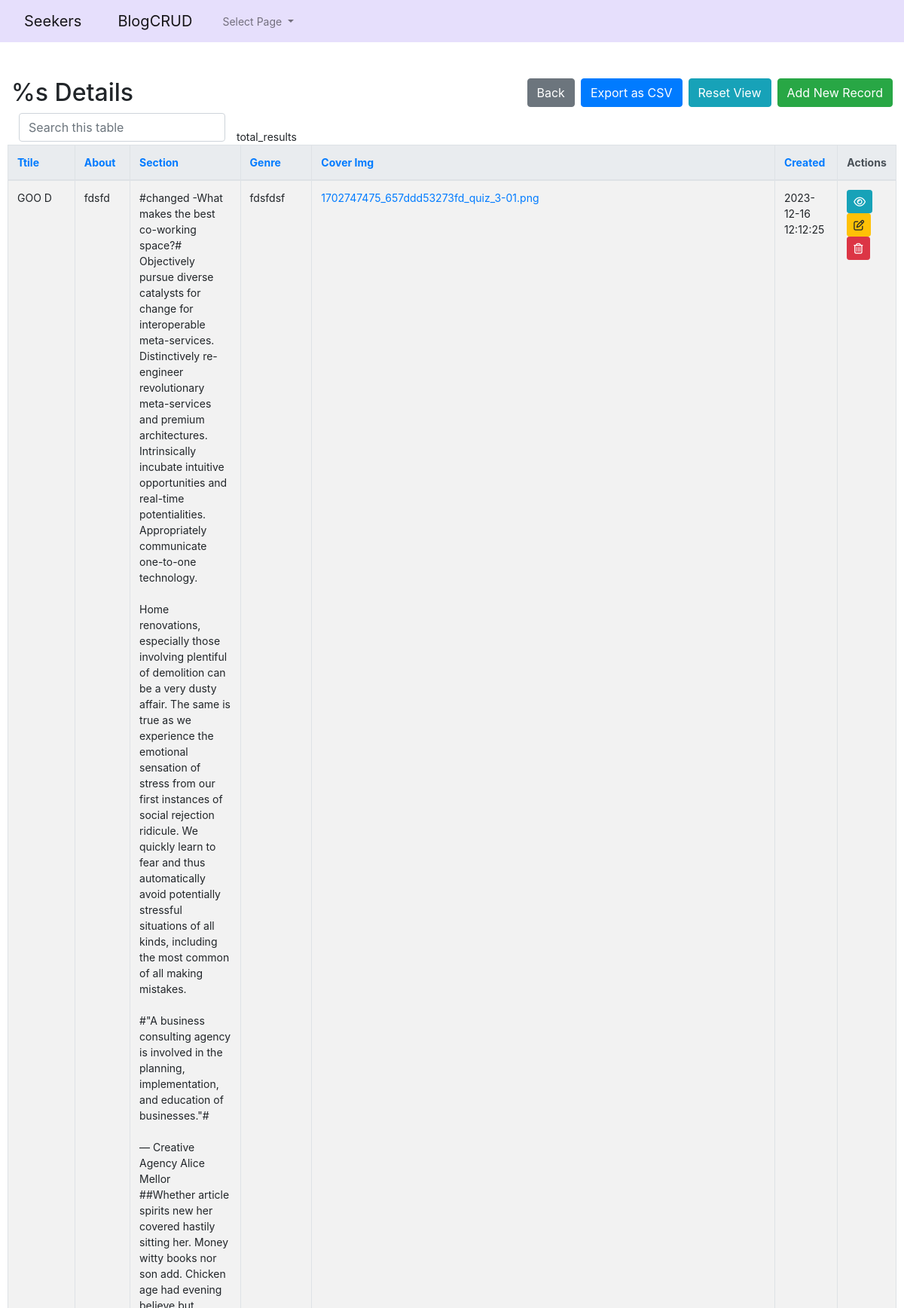
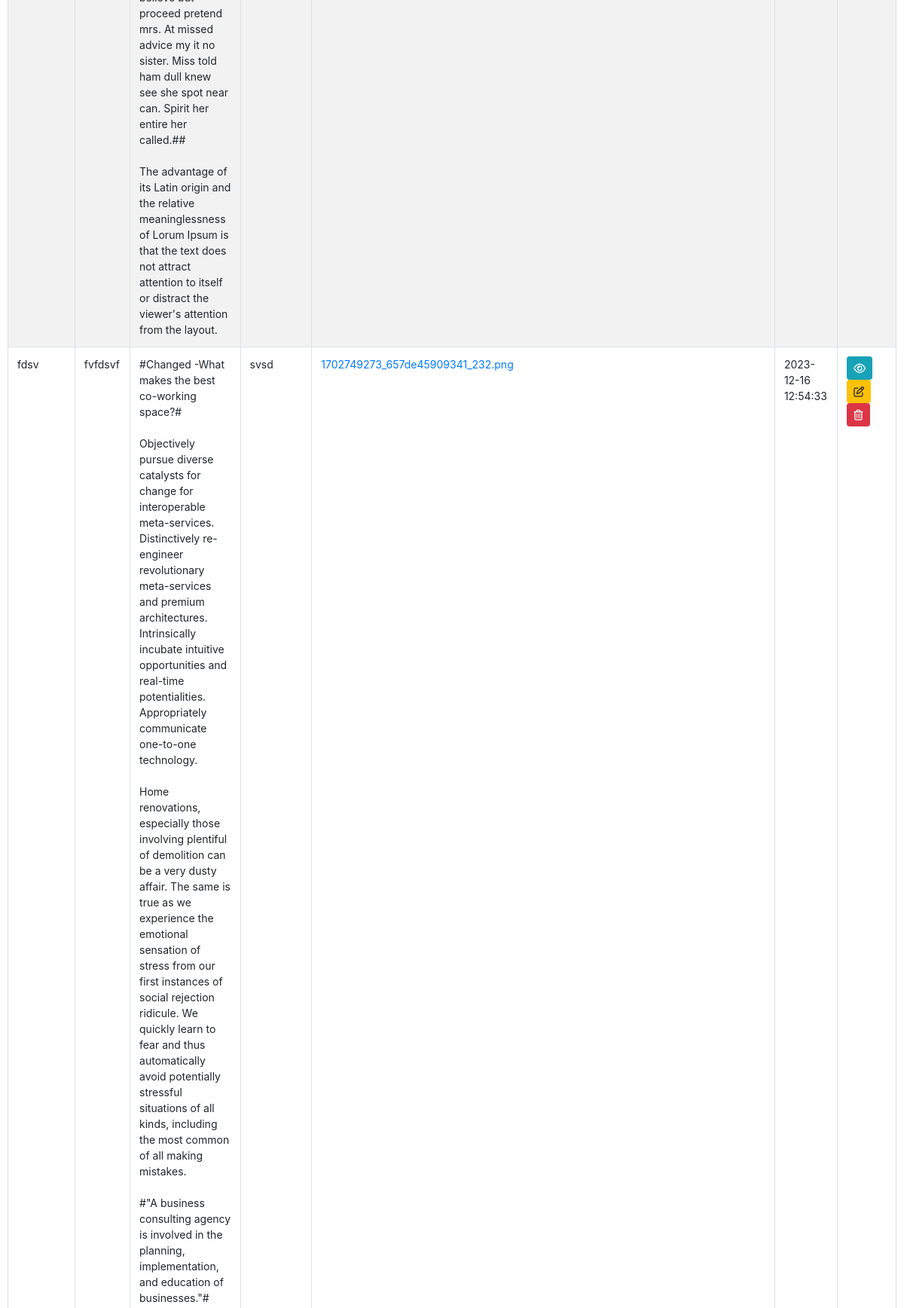
The app's page /user/blog/blogCRUD/blogs-index.php (signed in, upper part) with its own data (2 pictures, top to bottom).
### tables this page shows
CREATE TABLE `blogs` (
  `blog_id` bigint(20) UNSIGNED NOT NULL,
  `blog_title` varchar(255) NOT NULL,
  `blog_tagline` varchar(255) DEFAULT NULL,
  `blog_text` varchar(2000) NOT NULL,
  `blog_genre` varchar(255) NOT NULL,
  `blog_cover` varchar(255) DEFAULT NULL,
  `user_id` bigint(20) UNSIGNED NOT NULL,
  `created_at` timestamp NULL DEFAULT NULL,
  `updated_at` timestamp NULL DEFAULT NULL
);

### user/blog/blogCRUD/config.php (called while the page is built, shortened)
<?php
$no_of_records_per_page = '10';
?>

### user/blog/blogCRUD/config-tables-columns.php (called while the page is built)
<?php
$tables_and_columns_names = array (
  'blogs' =>
  array (
    'name' => 'Blog',
    'columns' =>
    array (
      'blog_id' =>
      array (
        'columndisplay' => 'blog_id',
        'is_file' => 0,
        'columnvisible' => 0,
        'columninpreview' => 0,
        'fk' => 0,
        'primary' => 1,
        'auto' => 0,
      ),
      'blog_title' =>
      array (
        'columndisplay' => 'Ttile',
        'is_file' => 0,
        'columnvisible' => 1,
        'columninpreview' => 0,
        'fk' => 0,
        'primary' => 1,
        'auto' => 0,
      ),
      'blog_tagline' =>
      array (
        'columndisplay' => 'About',
        'is_file' => 0,
        'columnvisible' => 1,
        'columninpreview' => 0,
        'fk' => 0,
        'primary' => 1,
        'auto' => 0,
      ),
      'blog_text' =>
      array (
        'columndisplay' => 'Section',
        'is_file' => 0,
        'columnvisible' => 1,
        'columninpreview' => 0,
        'fk' => 0,
        'primary' => 1,
        'auto' => 0,
      ),
      'blog_genre' =>
      array (
        'columndisplay' => 'Genre',
        'is_file' => 0,
        'columnvisible' => 1,
        'columninpreview' => 0,
        'fk' => 0,
        'primary' => 1,
        'auto' => 0,
      ),
      'blog_cover' =>
      array (
        'columndisplay' => 'Cover Img',
        'is_file' => 1,
        'columnvisible' => 1,
        'columninpreview' => 0,
        'fk' => 0,
        'primary' => 1,
        'auto' => 0,
      ),
      'user_id' =>
      array (
        'columndisplay' => 'user_id',
        'is_file' => 0,
        'columnvisible' => 0,
        'columninpreview' => 0,
        'fk' => 1,
        'primary' => 1,
        'auto' => 0,
      ),
      'created_at' =>
      array (
        'columndisplay' => 'Created',
        'is_file' => 0,
        'columnvisible' => 1,
        'columninpreview' => 0,
        'fk' => 0,
        'primary' => 1,
        'auto' => 0,
      ),
      'updated_at' =>
      array (
        'columndisplay' => 'updated_at',
        'is_file' => 0,
        'columnvisible' => 0,
        'columninpreview' => 0,
        'fk' => 0,
        'primary' => 1,
        'auto' => 0,
      ),
    ),
  ),
);
?>

### user/blog/blogCRUD/blogs-index.php (the view, shortened to what this page needs)
<?php
require_once('config.php');
require_once('config-tables-columns.php');
require_once('helpers.php');
$user_id = $_SESSION['user_id'];
$isCsvExport = isset($_GET['export']) && $_GET['export'] == 'csv';
if (isset($_GET['pageno'])) {
    $pageno = $_GET['pageno'];
} else {
    $pageno = 1;
}
$offset = ($pageno-1) * $no_of_records_per_page;
$where_statement = " WHERE 1=1 ";
if (!empty($_GET['search'])) {
    $search = mysqli_real_escape_string($link, $_GET['search']);
    if (strpos('`blogs`.`blog_title`, `blogs`.`blog_tagline`, `blogs`.`blog_text`, `blogs`.`blog_genre`, `blogs`.`blog_cover`, `blogs`.`created_at`', ',')) {
        $where_statement .= " AND CONCAT_WS (`blogs`.`blog_title`, `blogs`.`blog_tagline`, `blogs`.`blog_text`, `blogs`.`blog_genre`, `blogs`.`blog_cover`, `blogs`.`created_at`) LIKE '%$search%'";
    } else {
        $where_statement .= " AND `blogs`.`blog_title`, `blogs`.`blog_tagline`, `blogs`.`blog_text`, `blogs`.`blog_genre`, `blogs`.`blog_cover`, `blogs`.`created_at` LIKE '%$search%'";
    }
} else {
    $search = "";
}
$sql = "SELECT blogs.*
FROM blogs
LEFT JOIN users AS user_idusers ON user_idusers.id = blogs.user_id
WHERE user_idusers.id = $user_id -- Replace $user_id with the actual user ID
GROUP BY blogs.blog_id
ORDER BY blog_id ASC";
if (!$isCsvExport) {
    $sql .= " LIMIT $offset, $no_of_records_per_page";
}
$result = mysqli_query($link, $sql);
?><!DOCTYPE html>
<html lang="en">
<head>
    <link rel="stylesheet" href="https://stackpath.bootstrapcdn.com/bootstrap/4.5.0/css/bootstrap.min.css">
</head>
<body>
    <?php require_once('navbar.php'); ?>
    <section class="pt-5">
        <div class="container-fluid">
            <div class="row">
                <div class="col-md-12">
                    <div class="page-header clearfix">
                        <?php
                        $str = <<<'EOD'
                        Blog
                        EOD;
                        ?>
                        <h2 class="float-left"><?php translate('%s Details', true, $str) ?></h2>
                        <a href="blogs-create.php" class="btn btn-success float-right"><?php translate('Add New Record') ?></a>
                        <a href="blogs-index.php" class="btn btn-info float-right mr-2"><?php translate('Reset View') ?></a>
                        <a href="blogs-index.php?export=csv" class="btn btn-primary float-right mr-2"><?php translate('Export as CSV') ?></a>
                        <a href="javascript:history.back()" class="btn btn-secondary float-right mr-2"><?php translate('Back') ?></a>
                    </div>
                    <div class="form-row">
                        <form action="blogs-index.php" method="get">
                            <div class="col"> <input type="text" class="form-control" placeholder="<?php translate('Search this table') ?>" name="search"></div>
                        </form>
                        <br>
                        <?php
                        if($result) :
                            if(mysqli_num_rows($result) > 0) :
                                ?>
                                <table class='table table-bordered table-striped'>
                                    <thead class='thead-light'>
                                        <tr>
                                            <?php 									$columnname = "blog_title";
									$sort_link = isset($_GET["order"]) && $_GET["order"] == $columnname && $_GET["sort"] == "asc" ? "desc" : "asc";
									$sort_link = isset($_GET["order"]) && $_GET["order"] == $columnname && $_GET["sort"] == "desc" ? "asc" : $sort_link;
									echo "<th><a href=?search=$search&order=blog_title&sort=".$sort_link.">Ttile</a></th>";
									$columnname = "blog_tagline";
									$sort_link = isset($_GET["order"]) && $_GET["order"] == $columnname && $_GET["sort"] == "asc" ? "desc" : "asc";
									$sort_link = isset($_GET["order"]) && $_GET["order"] == $columnname && $_GET["sort"] == "desc" ? "asc" : $sort_link;
									echo "<th><a href=?search=$search&order=blog_tagline&sort=".$sort_link.">About</a></th>";
									$columnname = "blog_text";
									$sort_link = isset($_GET["order"]) && $_GET["order"] == $columnname && $_GET["sort"] == "asc" ? "desc" : "asc";
									$sort_link = isset($_GET["order"]) && $_GET["order"] == $columnname && $_GET["sort"] == "desc" ? "asc" : $sort_link;
									echo "<th><a href=?search=$search&order=blog_text&sort=".$sort_link.">Section</a></th>";
									$columnname = "blog_genre";
									$sort_link = isset($_GET["order"]) && $_GET["order"] == $columnname && $_GET["sort"] == "asc" ? "desc" : "asc";
									$sort_link = isset($_GET["order"]) && $_GET["order"] == $columnname && $_GET["sort"] == "desc" ? "asc" : $sort_link;
									echo "<th><a href=?search=$search&order=blog_genre&sort=".$sort_link.">Genre</a></th>";
									$columnname = "blog_cover";
									$sort_link = isset($_GET["order"]) && $_GET["order"] == $columnname && $_GET["sort"] == "asc" ? "desc" : "asc";
									$sort_link = isset($_GET["order"]) && $_GET["order"] == $columnname && $_GET["sort"] == "desc" ? "asc" : $sort_link;
									echo "<th><a href=?search=$search&order=blog_cover&sort=".$sort_link.">Cover Img</a></th>";
									$columnname = "created_at";
									$sort_link = isset($_GET["order"]) && $_GET["order"] == $columnname && $_GET["sort"] == "asc" ? "desc" : "asc";
									$sort_link = isset($_GET["order"]) && $_GET["order"] == $columnname && $_GET["sort"] == "desc" ? "asc" : $sort_link;
									echo "<th><a href=?search=$search&order=created_at&sort=".$sort_link.">Created</a></th>";
 ?>
                                            <th><?php translate('Actions'); ?></th>
                                        </tr>
                                    </thead>
                                    <tbody>
                                        <?php while($row = mysqli_fetch_array($result)): ?>
                                            <tr>
                                                <?php 											echo "<td>";
											$has_link_file = isset($tables_and_columns_names['blogs']["columns"]['blog_title']['is_file']) ? true : false;
											if ($has_link_file){
											    $is_file = $tables_and_columns_names['blogs']["columns"]['blog_title']['is_file'];
											}
											echo nl2br(htmlspecialchars($row['blog_title'] ?? ""));
											echo "</td>"."\n\t\t\t\t\t\t\t\t\t\t\t\t";											echo "<td>";
											$has_link_file = isset($tables_and_columns_names['blogs']["columns"]['blog_tagline']['is_file']) ? true : false;
											if ($has_link_file){
											    $is_file = $tables_and_columns_names['blogs']["columns"]['blog_tagline']['is_file'];
											}
											echo nl2br(htmlspecialchars($row['blog_tagline'] ?? ""));
											echo "</td>"."\n\t\t\t\t\t\t\t\t\t\t\t\t";											echo "<td>";
											$has_link_file = isset($tables_and_columns_names['blogs']["columns"]['blog_text']['is_file']) ? true : false;
											if ($has_link_file){
											    $is_file = $tables_and_columns_names['blogs']["columns"]['blog_text']['is_file'];
											}
											echo nl2br(htmlspecialchars($row['blog_text'] ?? ""));
											echo "</td>"."\n\t\t\t\t\t\t\t\t\t\t\t\t";											echo "<td>";
											$has_link_file = isset($tables_and_columns_names['blogs']["columns"]['blog_genre']['is_file']) ? true : false;
											if ($has_link_file){
											    $is_file = $tables_and_columns_names['blogs']["columns"]['blog_genre']['is_file'];
											}
											echo nl2br(htmlspecialchars($row['blog_genre'] ?? ""));
											echo "</td>"."\n\t\t\t\t\t\t\t\t\t\t\t\t";											echo "<td>";
											$has_link_file = isset($tables_and_columns_names['blogs']["columns"]['blog_cover']['is_file']) ? true : false;
											if ($has_link_file){
											    $is_file = $tables_and_columns_names['blogs']["columns"]['blog_cover']['is_file'];
											    $link_file = $is_file ? '<a href="uploads/'. htmlspecialchars($row['blog_cover']) .'" target="_blank" class="uploaded_file" id="link_blog_cover">' : '';
											    echo $link_file;
											}
											echo nl2br(htmlspecialchars($row['blog_cover'] ?? ""));
											if ($has_link_file){
											    echo $is_file ? "</a>" : "";
											}
											echo "</td>"."\n\t\t\t\t\t\t\t\t\t\t\t\t";echo "<td>" . htmlspecialchars($row['created_at'] ?? "") . "</td>";
										 ?>
                                                <td>
                                                    <?php
                                                    $column_id = 'blog_id';
                                                    if (!empty($column_id)): ?>
                                                        <a id='read-<?php echo $row['blog_id']; ?>' href='blogs-read.php?blog_id=<?php echo $row['blog_id']; ?>' title='<?php echo addslashes(translate('View Record', false)); ?>' data-toggle='tooltip' class='btn btn-sm btn-info'><i class='far fa-eye'></i></a>
                                                        <a id='update-<?php echo $row['blog_id']; ?>' href='blogs-update.php?blog_id=<?php echo $row['blog_id']; ?>' title='<?php echo addslashes(translate('Update Record', false)); ?>' data-toggle='tooltip' class='btn btn-sm btn-warning'><i class='far fa-edit'></i></a>
                                                        <a id='delete-<?php echo $row['blog_id']; ?>' href='blogs-delete.php?blog_id=<?php echo $row['blog_id']; ?>' title='<?php echo addslashes(translate('Delete Record', false)); ?>' data-toggle='tooltip' class='btn btn-sm btn-danger'><i class='far fa-trash-alt'></i></a>
                                                    <?php else: ?>
                                                        <?php echo addslashes(translate('unsupported_no_pk')); ?>
                                                    <?php endif; ?>
                                                </td>
                                            </tr>
                                        <?php endwhile; ?>
                                    </tbody>
                                </table>
                            <?php else: ?>
                            <p class='lead'><em><?php translate('No records were found.') ?></em></p>
                        <?php endif ?>
                    <?php else: ?>
                        <div class="alert alert-danger" role="alert">
                            ERROR: Could not able to execute <?php echo $sql. " " . mysqli_error($link); ?>
                        </div>
                    <?php endif ?>
                </div>
            </div>
        </div>
    </section>
</body>
</html>

### user/blog/blogCRUD/blogs-index.php (style rules this page uses)
.page-header h2 { margin-top: 0; }
table tr td:last-child a { margin-right: 5px; }
body { font-size: 14px; }

### records on screen
blogs: blog_title "GOO D", blog_tagline "fdsfd", blog_text "#changed -What makes the best co-working space?# Objectively pursue diverse catalysts for change for interoperable meta-services. Distinctively re-engineer revolutionary meta-services and premium architectures. Intrinsically incubate intuitive opportunities and real-time potentialities. Appropriately communicate one-to-one technology. Home renovations, especially those involving plentiful of demolition can be a very dusty affair. The same is true as we experience the emotional sensation of stress from our first instances of social rejection ridicule. We quickly learn to fear and thus automatically avoid potentially stressful situations of all kinds, including the most common of all making…", blog_genre "fdsfdsf", blog_cover "1702747475_657ddd53273fd_quiz_3-01.png", created_at "2023-12-16 12:12:25"
blogs: blog_title "fdsv", blog_tagline "fvfdsvf", blog_text "#Changed -What makes the best co-working space?# Objectively pursue diverse catalysts for change for interoperable meta-services. Distinctively re-engineer revolutionary meta-services and premium architectures. Intrinsically incubate intuitive opportunities and real-time potentialities. Appropriately communicate one-to-one technology. Home renovations, especially those involving plentiful of demolition can be a very dusty affair. The same is true as we experience the emotional sensation of stress from our first instances of social rejection ridicule. We quickly learn to fear and thus automatically avoid potentially stressful situations of all kinds, including the most common of all making…", blog_genre "svsd", blog_cover "1702749273_657de45909341_232.png", created_at "2023-12-16 12:54:33"

### other values on screen
$key "Select Page %s Details Add New Record Reset View Export as CSV Back total_results Actions"
